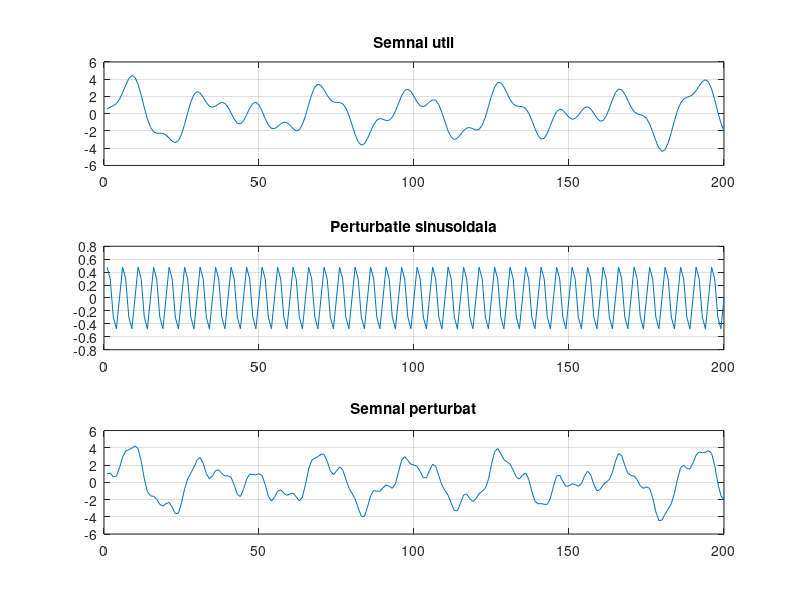
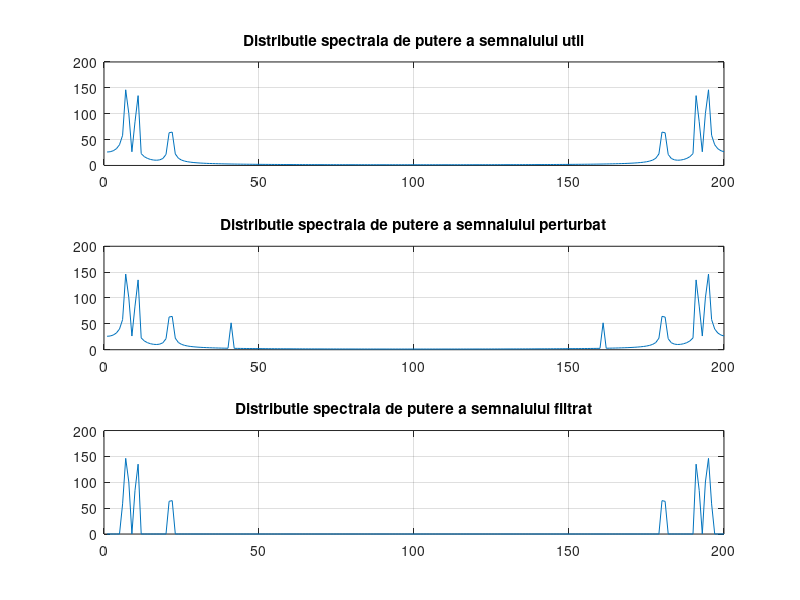
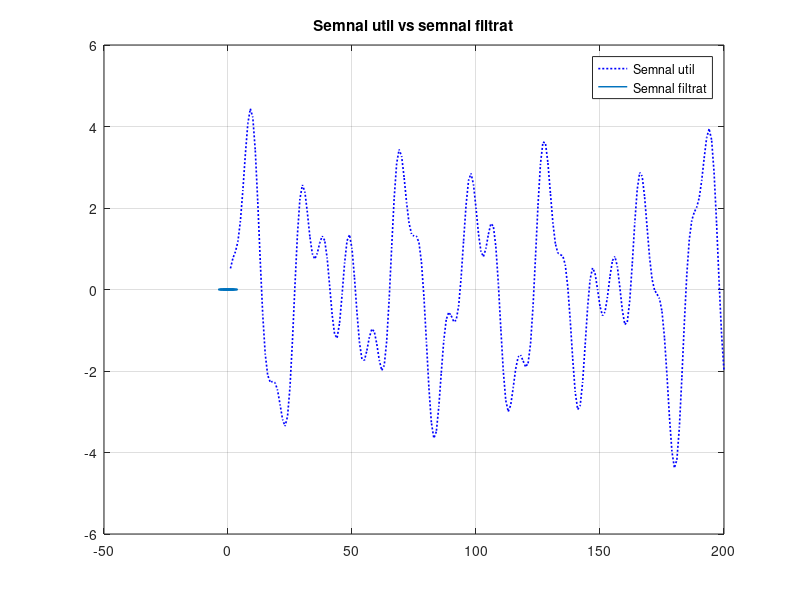

Source code (MATLAB) for these figures, in order:
%Semnal dat:
t=1:200;
q=2*sin(t*13*pi/200)-cos(t*20*pi/200)+sin(t*17*pi/200)+cos(t*41*pi/200);
figure
subplot(3,1,1)
plot(t,q); 
title('Semnal util'); 
grid on

%Perturbatie sinusoidala de A=0.5, freq=40 Hz
t1=1:200;
p=0.5*sin(t1*80*pi/200);
subplot(3,1,2)
plot(t1,p); 
title('Perturbatie sinusoidala'); 
grid on

%Semnal perturbat
fp=q+p;
subplot(3,1,3)
plot(fp)
grid on
title("Semnal perturbat");

%Aflarea distributiei spectrale de putere
%trasformata fourier rapida
TFR_fp=fft(fp);
TFR_q=fft(q);

%vectorul distributie
DSP_fp=abs(TFR_fp);
DSP_q=abs(TFR_q);
figure
subplot(3,1,1)
plot(DSP_q)
grid on
title("Distributie spectrala de putere a semnalului util");

subplot(3,1,2)
plot(DSP_fp)
grid on
title("Distributie spectrala de putere a semnalului perturbat");

%construirea unui nou semnal filtrat
g=zeros(1,length(TFR_fp));
coeff=52;
for k=1:200
    if DSP_fp(k) > coeff
        g(k)=TFR_fp(k);
    else
        g(k)=0;
    end
end

%reprezentarea distributiei spectrale
subplot(3,1,3)
plot(abs(g)) 
grid on
title("Distributie spectrala de putere a semnalului filtrat")

%construirea semnalului filtrat prin inversa TFR
sf=ifft(g);
figure
plot(q,':b','LineWidth',1.2)
hold on
plot(sf,'LineWidth',1.05)
grid on
title("Semnal util vs semnal filtrat")
legend("Semnal util","Semnal filtrat")

%corelatia dintre semnalul util si cel filtrat
cor=xcorr(q,sf,0,'coeff')
